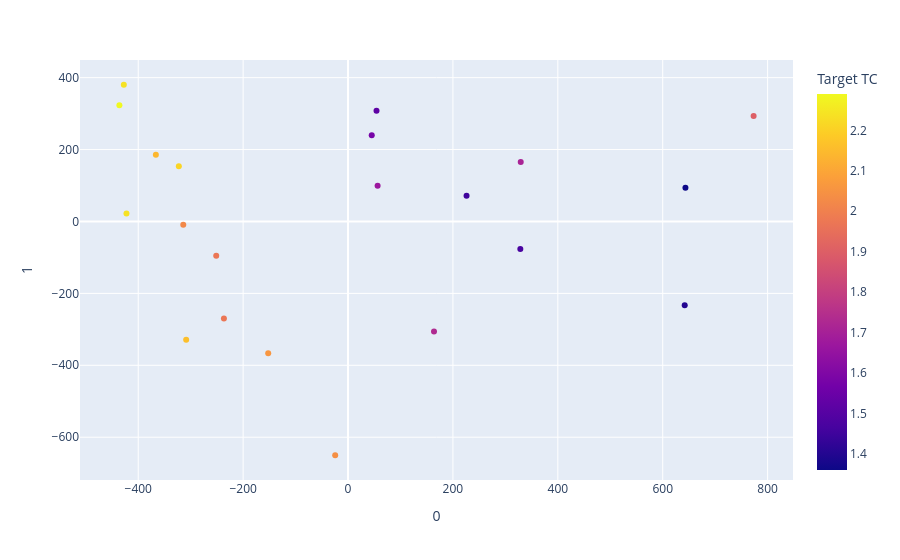

Notebook code cell kept with this figure:
### Code cell
# Generate PCA plot
fig = px.scatter(plot_df, x='0', y='1', color='Target TC', hover_name='Id', hover_data=['Target TC'])
fig.show()
#fig.write_html(results_dir + '\\' + f"{filename}_PCA-plot.html")

### Figure 1 — Plotly figure (JSON) as saved in the notebook; plotly's stock layout.template omitted (floating-point values rounded to 4 significant figures)
{"data": [{"customdata": [[2.14], [2.04], [2.29], [1.73], [1.58], [1.47], [1.52], [2.24], [2.24], [2.16], [1.97], [2.21], [1.67], [1.45], [1.71], [1.9], [1.36], [1.4], [2.06], [1.97], [2.02]], "hovertemplate": "<b>%{hovertext}</b><br><br>0=%{x}<br>1=%{y}<br>Target TC=%{marker.color}<extra></extra>", "hovertext": ["c1", "c2", "c3", "c4", "c5", "c6", "c7", "c8", "c9", "c10", "c11", "c12", "c13", "c14", "c15", "c16", "c17", "c18", "c19", "c20", "c21"], "legendgroup": "", "marker": {"color": [2.14, 2.04, 2.29, 1.73, 1.58, 1.47, 1.52, 2.24, 2.24, 2.16, 1.97, 2.21, 1.67, 1.45, 1.71, 1.9, 1.36, 1.4, 2.06, 1.97, 2.02], "coloraxis": "coloraxis", "symbol": "circle"}, "mode": "markers", "name": "", "orientation": "v", "showlegend": false, "type": "scatter", "x": [-366.4, -24.47, -435.9, 163.9, 45.21, 328.5, 54.31, -422.4, -427.5, -308.6, -251.3, -322.6, 56.38, 226.0, 329.3, 773.3, 643.3, 641.9, -152.2, -236.6, -314.1], "xaxis": "x", "y": [185.8, -650.2, 322.9, -305.9, 239.8, -76.49, 308.2, 21.97, 380.2, -329.2, -95.1, 153.4, 99.25, 71.38, 165.5, 293.5, 93.94, -233.3, -366.6, -270.2, -8.995], "yaxis": "y"}], "layout": {"coloraxis": {"colorbar": {"title": {"text": "Target TC"}}, "colorscale": [[0, "#0d0887"], [0.1111, "#46039f"], [0.2222, "#7201a8"], [0.3333, "#9c179e"], [0.4444, "#bd3786"], [0.5556, "#d8576b"], [0.6667, "#ed7953"], [0.7778, "#fb9f3a"], [0.8889, "#fdca26"], [1, "#f0f921"]]}, "legend": {"tracegroupgap": 0}, "margin": {"t": 60}, "xaxis": {"anchor": "y", "domain": [0, 1], "title": {"text": "0"}}, "yaxis": {"anchor": "x", "domain": [0, 1], "title": {"text": "1"}}}}
